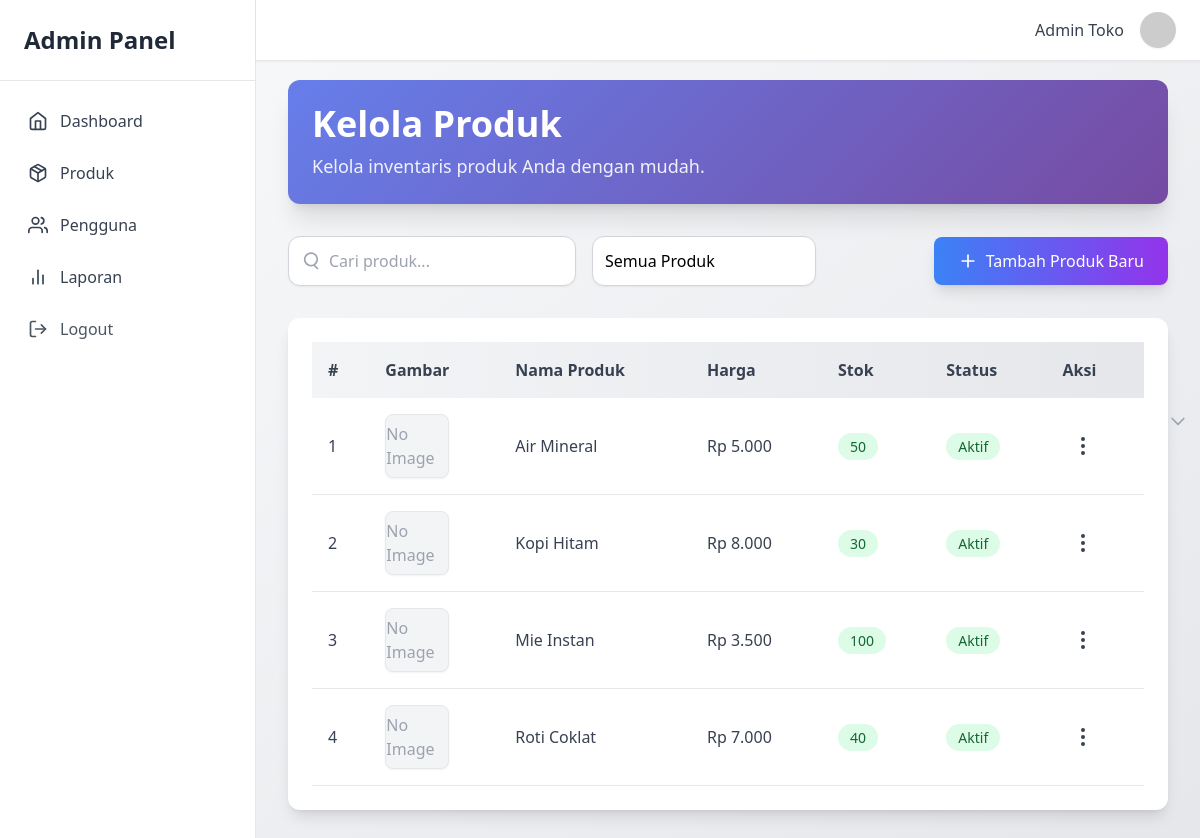
/dashboard/products/ui/index.php (signed in), run on the app's committed database.
### tables this page shows
CREATE TABLE products (
  id INT AUTO_INCREMENT PRIMARY KEY,
  name VARCHAR(150) NOT NULL,
  price INT NOT NULL,
  stock INT NOT NULL,
  image VARCHAR(255) DEFAULT NULL,
  is_deleted TINYINT(1) DEFAULT 0,  
  created_at DATETIME DEFAULT CURRENT_TIMESTAMP,
  updated_at DATETIME DEFAULT CURRENT_TIMESTAMP ON UPDATE CURRENT_TIMESTAMP
);

### include/layouts/sidebar-active-logic.php (called while the page is built)
<?php
$currentPath = parse_url($_SERVER['REQUEST_URI'], PHP_URL_PATH);
$currentPath = rtrim($currentPath, '/');
function isActive($path)
{
  global $currentPath;
  $path = '/' . trim($path, '/');
  return $currentPath === $path ? 'bg-blue-100 text-blue-600' : 'text-gray-700';
}

### dashboard/products/ui/index.php (the view, shortened to what this page needs)
<!DOCTYPE html>
<html lang="en">
<head>
  <script src="https://cdn.tailwindcss.com"></script>
</head>
<body class="bg-gradient-to-br from-gray-50 to-gray-200 min-h-screen">
  <?php include "../../../include/layouts/sidebar.php"; ?>
  <?php include "../../../include/layouts/header.php"; ?>
  <?php include "../../../include/conn.php"; ?>
  <div class="ml-64 pt-20 p-8">
    <div class="gradient-bg text-white p-6 rounded-xl shadow-xl mb-8">
      <h1 class="text-4xl font-bold mb-2">Kelola Produk</h1>
      <p class="text-lg opacity-90">Kelola inventaris produk Anda dengan mudah.</p>
    </div>
    <div class="flex flex-col md:flex-row items-center justify-between gap-6 mb-8">
      <div class="flex flex-col sm:flex-row gap-4 w-full md:w-auto">
        <div class="relative group">
          <span class="absolute inset-y-0 left-3 flex items-center pointer-events-none text-gray-400 group-focus-within:text-blue-500 transition">
          </span>
          <input type="text" id="searchInput" onkeyup="liveSearch()"
            placeholder="Cari produk..."
            class="w-full sm:w-72 pl-10 pr-4 py-3 rounded-xl border border-gray-300 bg-white shadow-sm
           focus:ring-2 focus:ring-blue-500 focus:border-transparent transition-all outline-none
           hover:shadow-md placeholder-gray-400">
        </div>
        <form method="GET" action="" class="flex items-center">
          <select name="filter" id="filterStock"
            onchange="this.form.submit()"
            class="w-full sm:w-56 p-3 pr-10 rounded-xl border border-gray-300 bg-white shadow-sm
               focus:ring-2 focus:ring-blue-500 outline-none focus:border-transparent transition-all
               hover:shadow-md appearance-none">
            <option value="all" <?php echo (!isset($_GET['filter']) || $_GET['filter'] == 'all') ? 'selected' : ''; ?>>Semua Produk</option>
          </select>
          <span class="absolute inset-y-0 right-3 flex items-center pointer-events-none text-gray-400">
            <svg class="h-5 w-5" fill="none" stroke="currentColor" viewBox="0 0 24 24">
              <path stroke-linecap="round" stroke-linejoin="round" stroke-width="2"
                d="M19 9l-7 7-7-7" />
            </svg>
          </span>
        </form>
      </div>
      <a href="dashboard/products/create"
        class="flex items-center gap-2 bg-gradient-to-r from-blue-500 to-purple-600 text-white px-6 py-3 rounded-lg hover:from-blue-600 hover:to-purple-700 transition transform hover:scale-105 shadow-lg">
        <i data-feather="plus" class="w-5"></i>
        Tambah Produk Baru
      </a>
    </div>
    <div class="bg-white p-6 rounded-xl shadow-lg card-hover">
      <div class="overflow-x-auto">
        <table class="w-full border-collapse">
          <thead class="bg-gradient-to-r from-gray-100 to-gray-200">
            <tr class="text-left text-gray-700">
              <th class="p-4 font-semibold">#</th>
              <th class="p-4 font-semibold">Gambar</th>
              <th class="p-4 font-semibold">Nama Produk</th>
              <th class="p-4 font-semibold">Harga</th>
              <th class="p-4 font-semibold">Stok</th>
              <th class="p-4 font-semibold">Status</th>
              <th class="p-4 font-semibold">Aksi</th>
            </tr>
          </thead>
          <tbody class="text-gray-700" id="productTableBody">
            <?php
            $itemsPerPage = 10;
            $currentPage = isset($_GET['page']) ? (int)$_GET['page'] : 1;
            $offset = ($currentPage - 1) * $itemsPerPage;
            $whereClauses = [];
            $whereSQL = !empty($whereClauses) ? "WHERE " . implode(" AND ", $whereClauses) : "";
            $result = $conn->query("SELECT * FROM products $whereSQL ORDER BY name ASC LIMIT $itemsPerPage OFFSET $offset");
            if ($result->num_rows > 0) {
              $no = $offset + 1;
              while ($row = $result->fetch_assoc()) { ?>
                <tr class="border-b hover:bg-gray-50 transition">
                  <td class="p-4"><?php echo $no++; ?></td>
                  <td class="p-4">
                    <?php if ($row['image'] && file_exists($_SERVER['DOCUMENT_ROOT'] . '/toko-daffsha-kids/' . $row['image'])): ?>
                      <img src="<?php echo $row['image']; ?>"
                        alt="<?php echo $row['name']; ?>"
                        class="w-16 h-16 object-cover rounded-lg border shadow-sm">
                    <?php else: ?>
                      <div class="w-16 h-16 flex items-center justify-center bg-gray-100 rounded-lg border text-gray-400 shadow-sm">
                        <span>No Image</span>
                      </div>
                    <?php endif; ?>
                  </td>
                  <td class="p-4"><?php echo $row['name']; ?></td>
                  <td class="p-4">Rp <?php echo number_format($row['price'], 0, ',', '.'); ?></td>
                  <td class="p-4">
                    <?php
                    $stock = (int)$row['stock'];
                    if ($stock == 0) $color = "bg-red-100 text-red-800";
                    elseif ($stock < 10) $color = "bg-yellow-100 text-yellow-800";
                    else $color = "bg-green-100 text-green-800";
                    ?>
                    <span class="px-3 py-1 rounded-full text-sm font-medium <?= $color ?>">
                      <?= $stock ?>
                    </span>
                  </td>
                  <td class="p-4">
                    <?php if ($row['is_deleted'] == 0): ?>
                      <span class="px-3 py-1 rounded-full text-sm font-medium bg-green-100 text-green-800">
                        Aktif
                      </span>
                    <?php else: ?>
                      <span class="px-3 py-1 rounded-full text-sm font-medium bg-gray-200 text-gray-600">
                        Tidak Aktif
                      </span>
                    <?php endif; ?>
                  </td>
                  <td class="p-4 relative">
                    <button onclick="toggleMenu(<?php echo $row['id']; ?>)"
                      class="p-2 rounded hover:bg-gray-200 transition">
                      <i data-feather="more-vertical"></i>
                    </button>
                  </td>
                </tr>
              <?php }
            } ?>
          </tbody>
        </table>
      </div>
    </div>
  </div>
</body>
</html>

### include/layouts/sidebar.php
<?php include "sidebar-active-logic.php"; ?>
<aside class="fixed top-0 left-0 w-64 bg-white border-r border-gray-200 h-full">
  <div class="p-6 border-b border-gray-200">
    <h1 class="text-2xl font-semibold text-gray-800">Admin Panel</h1>
  </div>
  <nav class="mt-4 px-4">
    <ul class="space-y-1">
      <li>
        <a href="/toko-daffsha-kids/dashboard"
          class="flex items-center gap-3 p-3 rounded-xl transition <?php echo isActive('/toko-daffsha-kids/dashboard'); ?>">
          <i data-feather="home" class="w-5"></i>
          <span>Dashboard</span>
        </a>
      </li>
      <li>
        <a href="/toko-daffsha-kids/dashboard/products"
          class="flex items-center gap-3 p-3 rounded-xl transition <?php echo isActive('/toko-daffsha-kids/dashboard/products'); ?>">
          <i data-feather="package" class="w-5"></i>
          <span>Produk</span>
        </a>
      </li>
      <li>
        <a href="/toko-daffsha-kids/dashboard/user-managements"
          class="flex items-center gap-3 p-3 rounded-xl transition <?php echo isActive('/toko-daffsha-kids/dashboard/user-managements'); ?>">
          <i data-feather="users" class="w-5"></i>
          <span>Pengguna</span>
        </a>
      </li>
      <li>
        <a href="/toko-daffsha-kids/dashboard/reports"
          class="flex items-center gap-3 p-3 rounded-xl transition <?php echo isActive('/toko-daffsha-kids/dashboard/reports'); ?>">
          <i data-feather="bar-chart-2" class="w-5"></i>
          <span>Laporan</span>
        </a>
      </li>
      <li>
        <a href="/toko-daffsha-kids/include/logout.php"
          class="flex items-center gap-3 p-3 text-gray-600 rounded-xl hover:bg-red-100 hover:text-red-600 transition">
          <i data-feather="log-out" class="w-5"></i>
          <span>Logout</span>
        </a>
      </li>
    </ul>
  </nav>
</aside>

### include/layouts/header.php (shortened to what this page needs)
<header class="fixed top-0 left-64 right-0 bg-white shadow-sm border-b border-gray-200 px-6 py-3 flex items-center justify-end z-30">
  <div class="flex items-center gap-4">
    <span class="text-gray-700 font-medium">
      <?php echo isset($_SESSION['user_name']) ? htmlspecialchars($_SESSION['user_name']) : 'Guest'; ?>
    </span>
    <img
      src="https://ui-avatars.com/api/?user_name=<?php echo urlencode($_SESSION['user_name'] ?? 'Guest'); ?>&background=0D8ABC&color=fff"
      class="w-9 h-9 rounded-full shadow-sm">
  </div>
</header>

### dashboard/products/ui/index.php (style rules this page uses)
.gradient-bg { background: linear-gradient(135deg, #667eea 0%, #764ba2 100%); }
.card-hover { transition: transform 0.3s ease, box-shadow 0.3s ease; }

### data on the page
products: shows "No Image", name "Air Mineral", price "5.000", stock "50", is_deleted "Aktif"
products: shows "No Image", name "Kopi Hitam", price "8.000", stock "30", is_deleted "Aktif"
products: shows "No Image", name "Mie Instan", price "3.500", stock "100", is_deleted "Aktif"
products: shows "No Image", name "Roti Coklat", price "7.000", stock "40", is_deleted "Aktif"

### other printed values
$_SESSION['user_name'] "Admin Toko"
